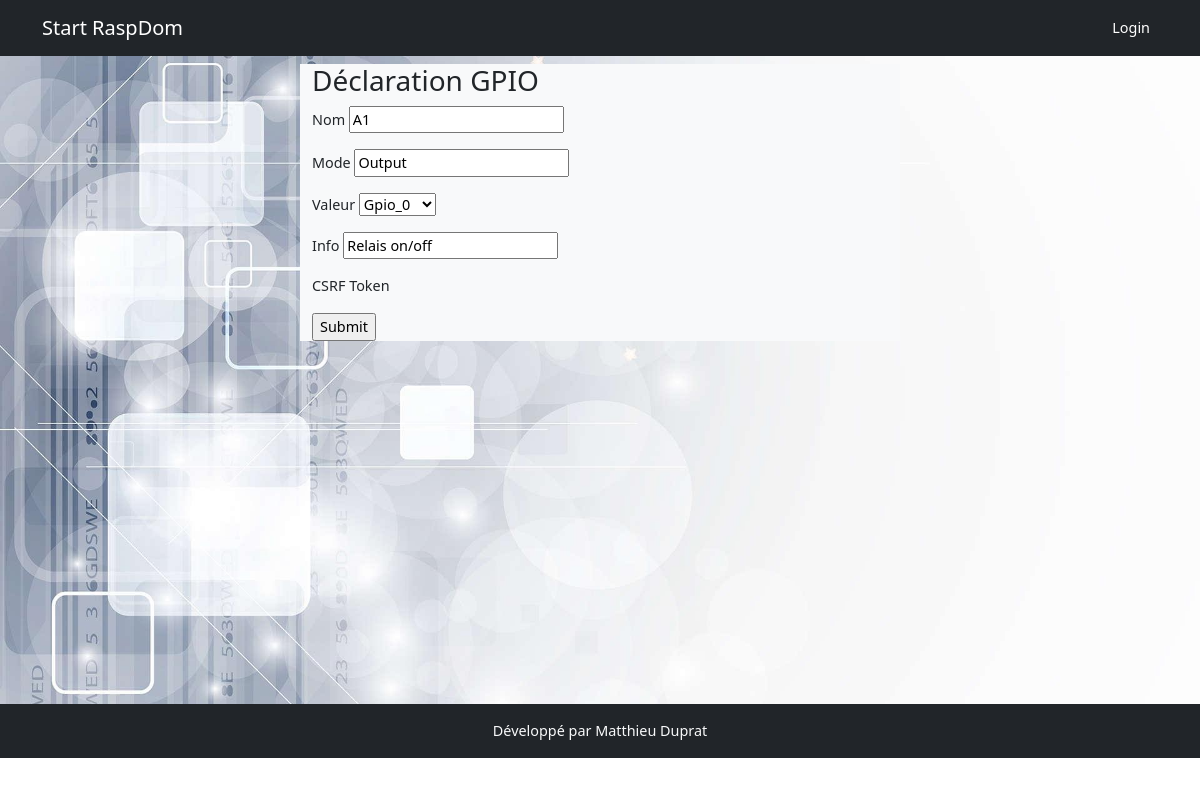
The page /gpio/1 on the database as committed earlier.
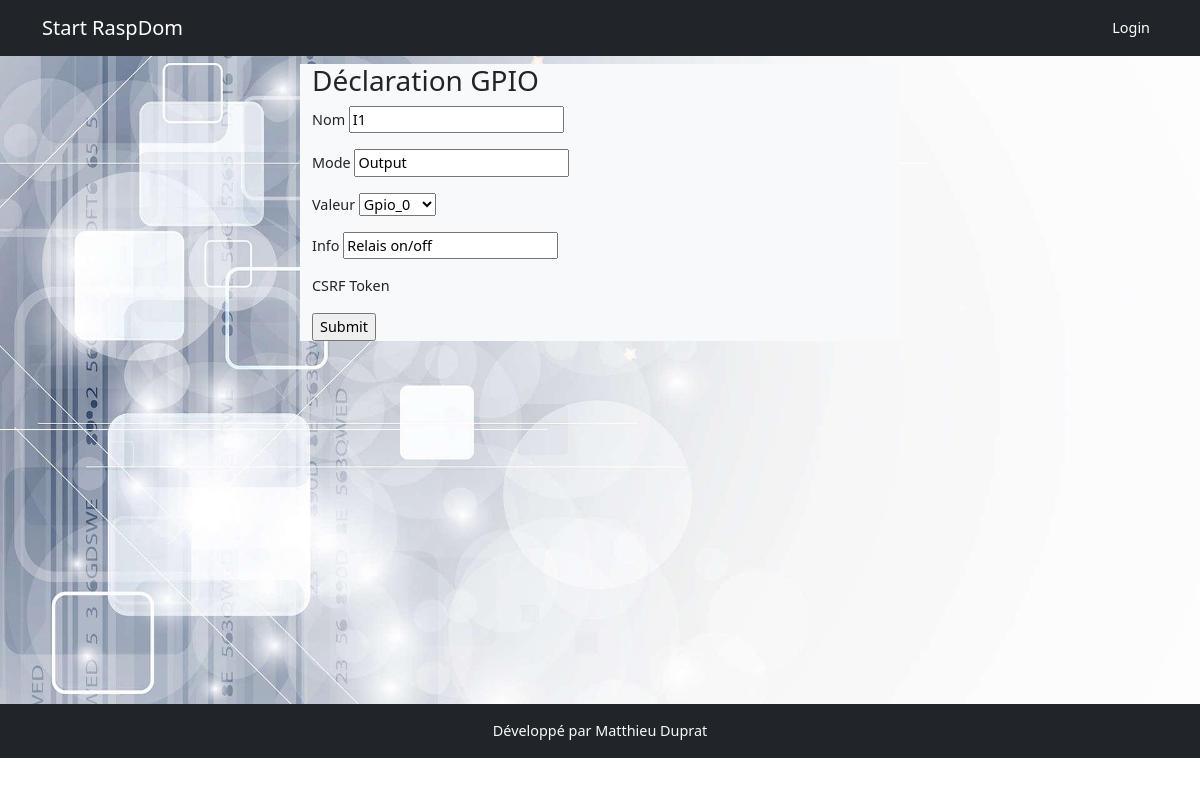
The same page on the database as committed later.
### models.py (models this page shows)
class Gpio(db.Model):
    id = db.Column(db.Integer, primary_key=True)
    nom = db.Column(db.String(200))
    mode = db.Column(db.String(10))
    valeur = db.Column(db.String(10))
    info = db.Column(db.String(200))
    appareil_id = db.Column(db.Integer, db.ForeignKey('appareil.id'), nullable=True, default='')
    def get_free_gpio(self):
        try:
            gpio = self.valeur.split('_')[1]
        except:
            gpio = None
        gpio_used = [(int(data.valeur.split('_')[1])) for data in Gpio.query.all()]
        try:
            gpio_used.remove(int(gpio))
        except:
            pass
        tab = []
        for i in range(0, 27):
            if i not in gpio_used:
                data = list()
                data.append('Gpio_'+str(i))
                data.append('Gpio_'+str(i))
                tab.append(data)
        return tab

### app.py (the view)
@app.route('/gpio/<int:gpio_id>', methods=['POST', 'GET'])
def edit_gpio(gpio_id):
    gpio = Gpio.query.get(gpio_id)
    gpioform = GpioForm(obj=gpio, data=request.form)
    if gpioform.validate_on_submit():
        gpioform.populate_obj(gpio)
        db.session.add(gpio)
        db.session.commit()
        return redirect(url_for('gpios'))
    gpioform.valeur.choices = gpio.get_free_gpio()
    return render_template('gpio/gpio.html', gpioform=gpioform)

### forms.py
class GpioForm(FlaskForm):
    nom = StringField()
    mode = StringField()
    valeur = SelectField(choices=[], validate_choice=False)
    info = StringField()
    def __init__(self, *args, **kwargs):
        super(GpioForm, self).__init__(*args, **kwargs)
        gpio = Gpio()
        self.valeur.choices = gpio.get_free_gpio()

### templates/gpio/gpio.html
{% extends 'base.html'%}
{% block content %}
<div class="row">
    <div class="col-md-6 mx-auto  bg-light">
        <h3>Déclaration GPIO</h3>
            <form action="" method="post">
                {% for field in gpioform %}
                <p>{{field.label}} {{field}} <ul>{% for error in field.errors %} <li>{{error}} {% endfor %}</li></ul></p>
                {% endfor %}
                <input type="submit">
            </form>
    </div>
</div>
{% endblock %}

Rows that differ between the two databases and show on the page:
changed Gpio "Output": nom "A1" → "I1"
